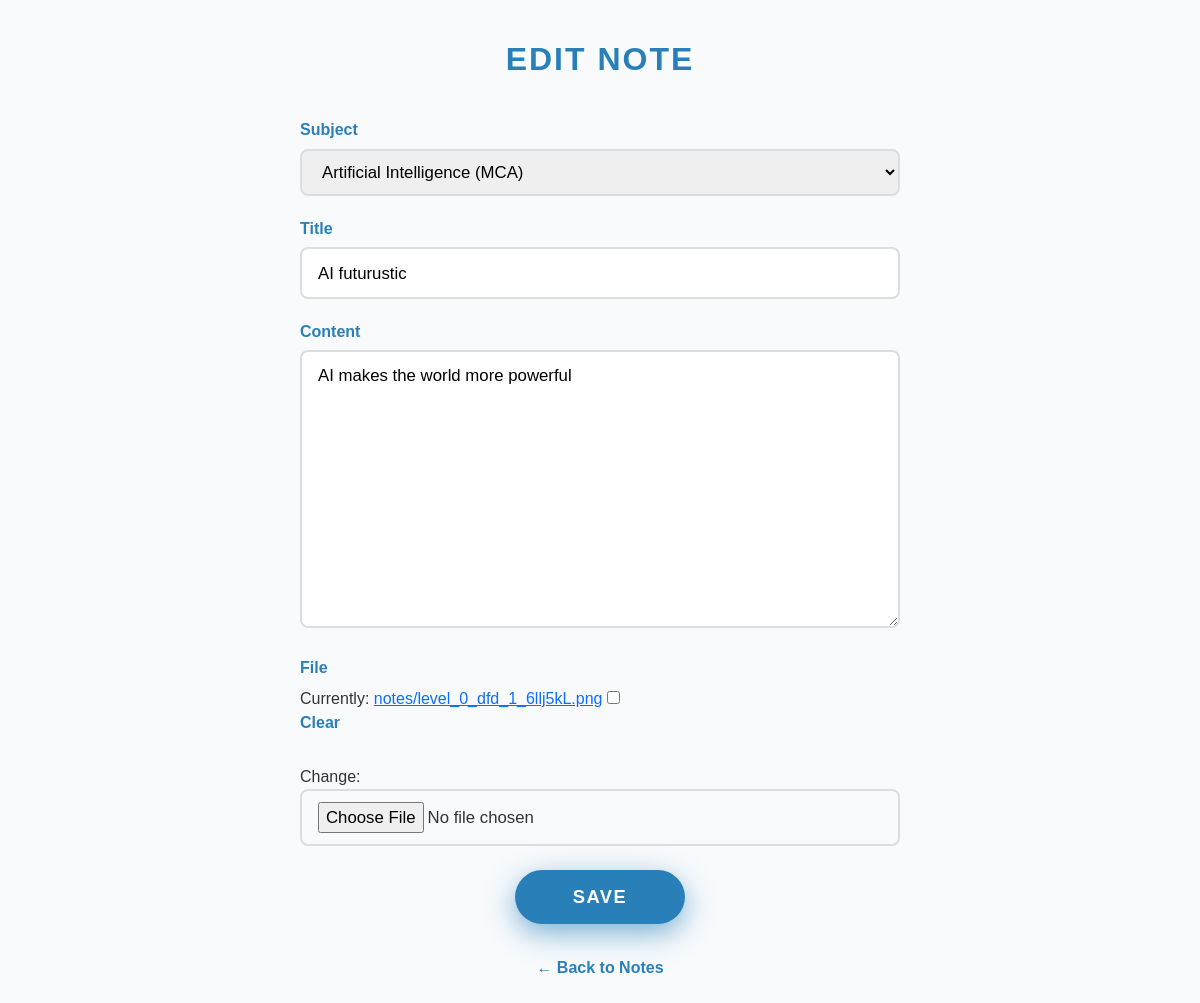
The app's page /custom-admin/faculty/notes/5/edit/ (signed in) with its own data.
### main/models.py (models this page shows, shortened)
class Note(models.Model):
    subject = models.ForeignKey(Subject, on_delete=models.CASCADE)
    title = models.CharField(max_length=200)
    content = models.TextField(blank=True, null=True)
    file = models.FileField(upload_to='notes/', blank=True, null=True)  # For attachments
    created_at = models.DateTimeField(auto_now_add=True)

### main/views.py (the view)
# urls.py: path('faculty/notes/<int:note_id>/edit/', views.edit_note, name='edit_note'),
@login_required
def edit_note(request, note_id):
    note = get_object_or_404(Note, id=note_id, subject__faculty=request.user)
    if request.method == 'POST':
        form = NoteForm(request.POST, request.FILES, instance=note)
        if form.is_valid():
            form.save()
            messages.success(request, "Note updated successfully.")
            return redirect('faculty_notes')
    else:
        form = NoteForm(instance=note)
    return render(request, 'main/edit_note.html', {'form': form})

### main/forms.py
class NoteForm(forms.ModelForm):
    class Meta:
        model = Note
        fields = ['subject', 'title', 'content', 'file']

### main/models.py (called while the page is built)
    def __str__(self):
        return f"{self.name} ({self.department.name})"

### main/templates/main/edit_note.html (shortened to what this page needs)
{% load static %}
<!DOCTYPE html>
<html lang="en">
<head>
  <link href="https://cdn.jsdelivr.net/npm/bootstrap@5.3.0/dist/css/bootstrap.min.css" rel="stylesheet"/>
</head>
<body>
  <h1>{% if form.instance.pk %}Edit{% else %}Upload{% endif %} Note</h1>
  <form method="post" enctype="multipart/form-data" novalidate>
    {% for field in form %}
    <div class="form-group">
      <label for="{{ field.id_for_label }}">{{ field.label }}</label>
      {{ field }}
    </div>
    {% endfor %}
    <button type="submit" aria-label="Save Note">Save</button>
  </form>
  <a href="{% url 'faculty_notes' %}" class="back-link" aria-label="Back to Notes">← Back to Notes</a>
</body>
</html>

### main/templates/main/edit_note.html (style rules this page uses)
body { font-family: 'Poppins', sans-serif; background-color: #f8fafc; color: #333; min-height: 100vh; margin: 0; padding: 40px 20px; display: flex; flex-direction: column; align-items: center; }
h1 { color: #2980b9; font-weight: 900; letter-spacing: 2px; text-transform: uppercase; margin-bottom: 2.5rem; font-size: 2rem; width: 100%; max-width: 600px; text-align: center; }
form { width: 100%; max-width: 600px; }
.form-group { margin-bottom: 1.3rem; }
label { font-weight: 600; color: #2980b9; display: block; margin-bottom: 0.4rem; font-size: 1rem; }
input[type="text"], select, textarea, input[type="file"] { border-radius: 8px; border: 2px solid #ddd; padding: 0.7rem 1rem; font-size: 1.05rem; width: 100%; box-sizing: border-box; transition: border-color 0.3s ease; font-family: inherit; }
button { display: block; width: 170px; margin: 1.5rem auto 0 auto; background-color: #2980b9; border: none; border-radius: 40px; color: white; font-weight: 700; font-size: 1.15rem; padding: 0.8rem 0; letter-spacing: 1.4px; text-transform: uppercase; cursor: pointer; box-shadow: 0 9px 28px rgba(41, 128, 185, 0.6); user-select: none; transition: background-color 0.3s ease; }
a.back-link { display: block; width: 100%; max-width: 600px; margin: 2rem auto 0 auto; color: #2980b9; text-align: center; font-weight: 600; font-size: 1rem; text-decoration: none; user-select: none; transition: color 0.3s ease; }

### records on screen
Note: form "Artificial Intelligence (MCA)" "AI futurustic" "AI makes the world more powerful"

### other values on screen
{{ field.label }} "Subject" "Title" "Content" "File"
